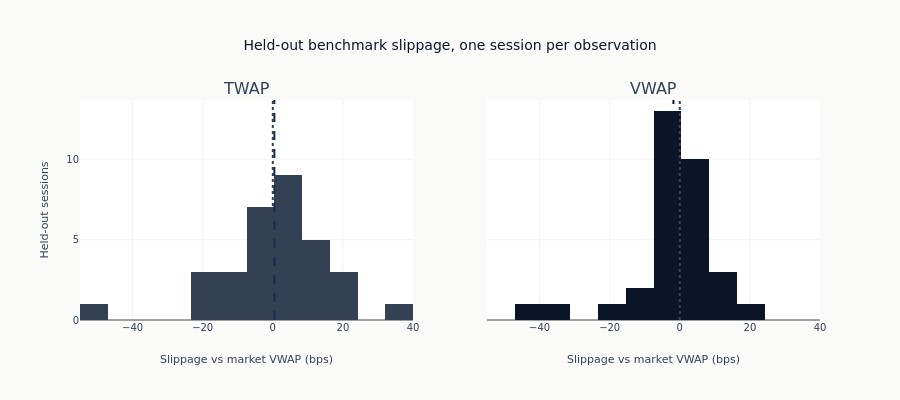

The notebook cell this image was saved under:
### Markdown cell above
#### Shared Benchmark and Bias Markers

### Code cell
# Zero is exact benchmark tracking; colored dashed lines show signed bias.
twap_mean = session_results["twap_vs_market_bps"].mean()
vwap_mean = session_results["vwap_vs_market_bps"].mean()
for column in (1, 2):
    fig.add_vline(x=0, line_dash="dot", line_color=COLORS["neutral"], row=1, col=column)

fig.add_vline(x=twap_mean, line_dash="dash", line_color=COLORS["slate"], row=1, col=1)
fig.add_vline(x=vwap_mean, line_dash="dash", line_color=COLORS["blue"], row=1, col=2)

fig.update_xaxes(title_text="Slippage vs market VWAP (bps)", range=[hist_start, hist_end])
fig.update_yaxes(title_text="Held-out sessions", row=1, col=1)
fig.update_layout(
    title="Held-out benchmark slippage, one session per observation",
    height=400,
    showlegend=False,
)
show_plotly_with_alt(
    fig,
    "Two histograms of slippage against market VWAP on a shared axis, TWAP on the left and VWAP "
    "on the right. Both centre near zero; the VWAP distribution is visibly narrower and its tails "
    "reach less far in both directions.",
)

### Figure 1 — Plotly figure (JSON) as saved in the notebook; plotly's stock layout.template omitted (floating-point values rounded to 4 significant figures)
{"data": [{"marker": {"color": "#334155"}, "name": "TWAP", "type": "histogram", "x": [9.185, 14.37, -21.8, 20.66, 5.788, -6.71, 2.436, -9.848, 9.231, 1.892, 22.65, 35.27, -15.68, -4.075, 6.595, 13.74, 0.3829, -3.51, -11.56, -20.75, -53.22, -14.69, 17.87, 8.056, -3.485, 1.599, 1.638, 8.424, 0.641, -4.762, 6.219, -2.085], "xaxis": "x", "xbins": {"end": 40.0, "size": 7.917, "start": -55.0}, "yaxis": "y"}, {"marker": {"color": "#0a1628"}, "name": "VWAP", "type": "histogram", "x": [-2.443, -7.277, -45.03, -0.2167, -9.287, 3.941, 0.9654, 7.219, 0.249, -17.02, -2.023, 12.0, 13.05, -6.462, -0.5251, -2.955, 1.953, -8.227, -2.669, 4.582, -33.8, 23.25, 8.716, 1.943, -0.509, -1.834, 0.4412, -1.824, -1.724, 1.329, 2.637, 3.622], "xaxis": "x2", "xbins": {"end": 40.0, "size": 7.917, "start": -55.0}, "yaxis": "y2"}], "layout": {"annotations": [{"font": {"size": 16}, "showarrow": false, "text": "TWAP", "x": 0.225, "xanchor": "center", "xref": "paper", "y": 1.0, "yanchor": "bottom", "yref": "paper"}, {"font": {"size": 16}, "showarrow": false, "text": "VWAP", "x": 0.775, "xanchor": "center", "xref": "paper", "y": 1.0, "yanchor": "bottom", "yref": "paper"}], "height": 400, "shapes": [{"line": {"color": "#334155", "dash": "dot"}, "type": "line", "x0": 0, "x1": 0, "xref": "x", "y0": 0, "y1": 1, "yref": "y domain"}, {"line": {"color": "#334155", "dash": "dot"}, "type": "line", "x0": 0, "x1": 0, "xref": "x2", "y0": 0, "y1": 1, "yref": "y2 domain"}, {"line": {"color": "#1a2d4a", "dash": "dash"}, "type": "line", "x0": 0.4524, "x1": 0.4524, "xref": "x", "y0": 0, "y1": 1, "yref": "y domain"}, {"line": {"color": "#0a1628", "dash": "dash"}, "type": "line", "x0": -1.81, "x1": -1.81, "xref": "x2", "y0": 0, "y1": 1, "yref": "y2 domain"}], "showlegend": false, "title": {"text": "Held-out benchmark slippage, one session per observation"}, "xaxis": {"anchor": "y", "domain": [0.0, 0.45], "range": [-55.0, 40.0], "title": {"text": "Slippage vs market VWAP (bps)"}}, "xaxis2": {"anchor": "y2", "domain": [0.55, 1.0], "range": [-55.0, 40.0], "title": {"text": "Slippage vs market VWAP (bps)"}}, "yaxis": {"anchor": "x", "domain": [0.0, 1.0], "title": {"text": "Held-out sessions"}}, "yaxis2": {"anchor": "x2", "domain": [0.0, 1.0], "matches": "y", "showticklabels": false}}}
